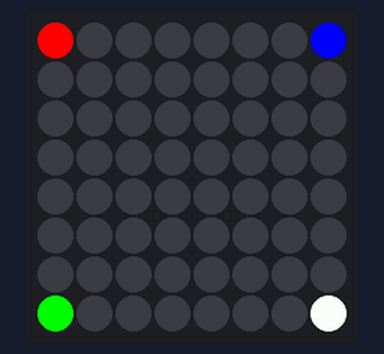
Simulated run of this program. Board: Raspberry Pi (BCM pin numbers) with a Sense HAT. Parts: the Sense HAT's 8×8 RGB LED matrix. At 0.0 s the program stops and its outputs stay as they are.

Above: at 0.1 s.

The program:

prac10_SenseHat_LED9x9.py
```python
from sense_hat import SenseHat
from time import sleep

sense = SenseHat()
red = (255,0,0)
green = (0,255,0)
blue = (0,0,255)
white = (255,255,255)

sense.set_pixel(0,0, red)
sense.set_pixel(0,7, green)
sense.set_pixel(7,0, blue)
sense.set_pixel(7,7, white)
```
